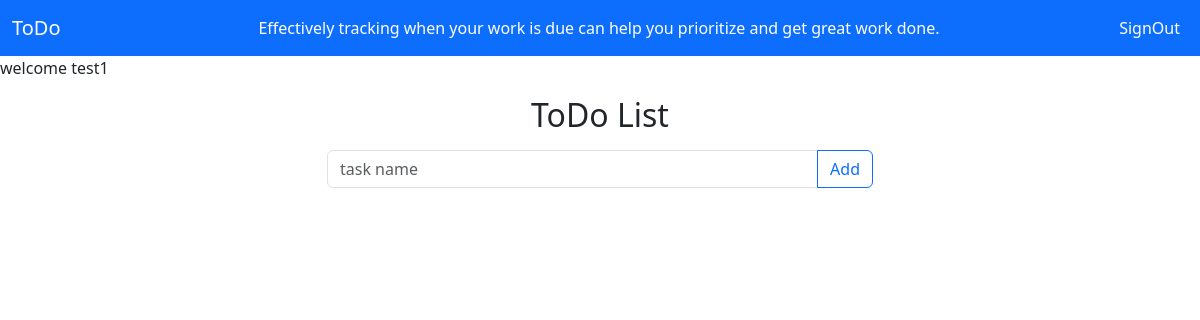
Page /index/ (signed in) on the earlier database version.
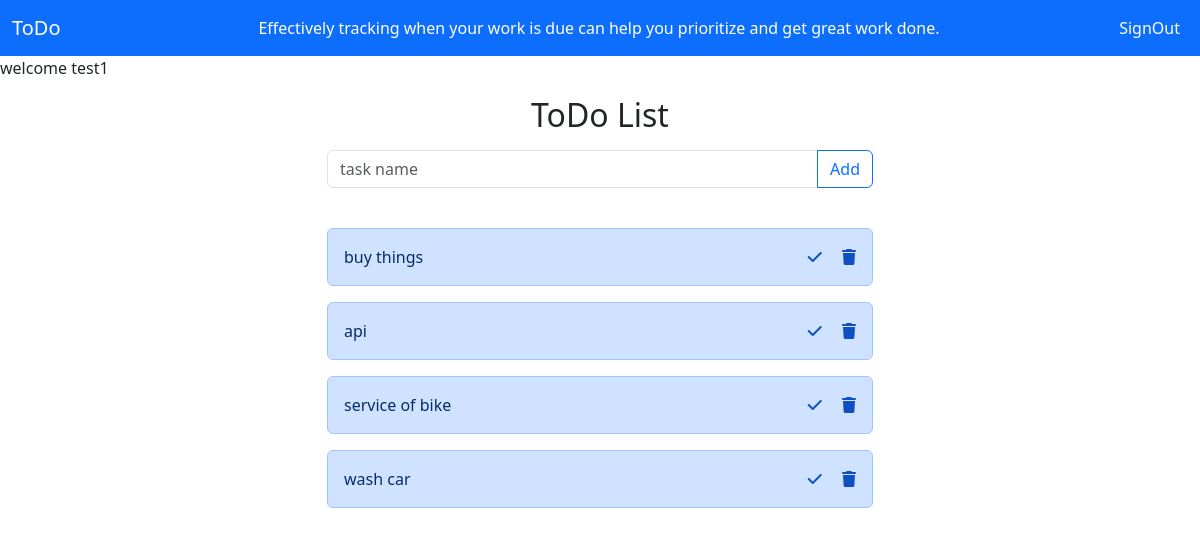
Same page on the later database version.
### reminder/models.py (models this page shows, shortened)
class Todos(models.Model):
    name=models.CharField(max_length=200)
    date=models.DateTimeField(auto_now_add=True)
    user=models.ForeignKey(User,on_delete=models.CASCADE)
    status=models.BooleanField(default=False)

### reminder/views.py (the view, shortened to what this page needs)
# urls.py: path("index/",views.IndexView.as_view(),name="index"),
@method_decorator(signin_required,name="dispatch")
class IndexView(View):
    def get(self,request,*args,**kwargs):
        form=TodoForm()
        qs=Todos.objects.filter(user=request.user).order_by("status")
        return render(request,"index.html",{"form":form,"data":qs})

### reminder/forms.py
class TodoForm(forms.ModelForm):
    class Meta:
        model=Todos
        fields=["name"]

### reminder/views.py (called while the page is built)
def signin_required(fn):
    def wrapper(request,*args,**kwargs):
        if not request.user.is_authenticated:
            messages.error(request,"please signin to continue session")
            return redirect("signin")
        else:
            return fn(request,*args,**kwargs)
    return wrapper

### reminder/templates/index.html (shortened to what this page needs)
<!DOCTYPE html>
{%load static%}
<html lang="en">
<head>
    <link href="https://cdn.jsdelivr.net/npm/bootstrap@5.3.2/dist/css/bootstrap.min.css" rel="stylesheet">
    <link rel="stylesheet" href="https://cdnjs.cloudflare.com/ajax/libs/font-awesome/6.4.2/css/all.min.css" />
    <link rel="stylesheet" href="{%static 'css/style.css'%}">
</head>
<body class="bsimg">
    <nav class="navbar navbar-expand-lg bg-primary">
        <div class="container-fluid">
          <a class="navbar-brand text-white" href="#">ToDo</a>
          <div class="collapse navbar-collapse" id="navbarSupportedContent">
            <ul class="navbar-nav me-auto ms-auto mb-2 mb-lg-0">
              <li class="nav-item ms-5">
                <span class="text-white ms-5">Effectively tracking when your work is due can help you prioritize and get great work done.</span>
              </li>
            </ul>
            <ul class="navbar-nav ms-auto mb-2 mb-lg-0">
              <li class="nav-item">
                <a class="nav-link active text-white" href="{%url 'signout'%}">SignOut</a>
              </li>
            </ul>
          </div>
        </div>
      </nav>
      welcome {{request.user}}
    <div class="container">
        <div class="row">
            <div class="col-3"></div>
            <div class="col-6">
                <h2 class="text-center mt-3 mb-3">ToDo List</h2>
                <div class="mb-3">
                  <form action="" method="post">
                      <div class="input-group mb-3">
                        <input type="text" class="form-control" name="name" placeholder="task name" aria-label="Recipient's username" aria-describedby="button-addon2">
                        <button class="btn btn-outline-primary" type="submit" id="button-addon2">Add</button>
                      </div>
                  </form>
                </div>
            </div>
            <div class="col-3"></div>
        </div>
    </div>
    <div class="container">
      <div class="row">
        <div class="col-3"></div>
        <div class="col-6 mt-4">
          {%if data%}
            {%for d in data%}
            <div class="alert alert-primary d-flex" role="alert">
              <div class="me-auto">
                {%if d.status == True%}
                <span class="text-decoration-line-through">{{d.name}}</span>
                {%else%}
                <span>{{d.name}}</span>
                {%endif%}
              </div>
              <div class="ms-auto">
                {%if d.status == False%}
                <a href="{%url 'todo-change' d.id%}"><i class="fa-solid fa-check" style="color: #0e50c4;"></i></a>
                {%else%}
                <a href="{%url 'todo-change' d.id%}"><i class="fa-solid fa-xmark" style="color: #cb0b0b;"></i></a>
                {%endif%}
                <a href="{%url 'todo-delete' d.id%}" class="ms-3"><i class="fa-solid fa-trash" style="color: #0e50c4;"></i></a>
              </div>
            </div>
            {%endfor%}
          {%endif%}
        </div>
        <div class="col-3"></div>
      </div>
    </div>
</body>
</html>

### reminder/static/css/style.css (style rules this page uses)
.bsimg { background-image:url("https://i.pinimg.com/564x/e3/c3/e5/e3c3e542f8aa15fc48b4e6e082170aee.jpg"); }

Differences in the rows shown:
added Todos: name "buy things", status False (drawn)
added Todos: name "api", status False (drawn)
added Todos: name "service of bike", status False (drawn)
added Todos: name "wash car", status False (drawn)
